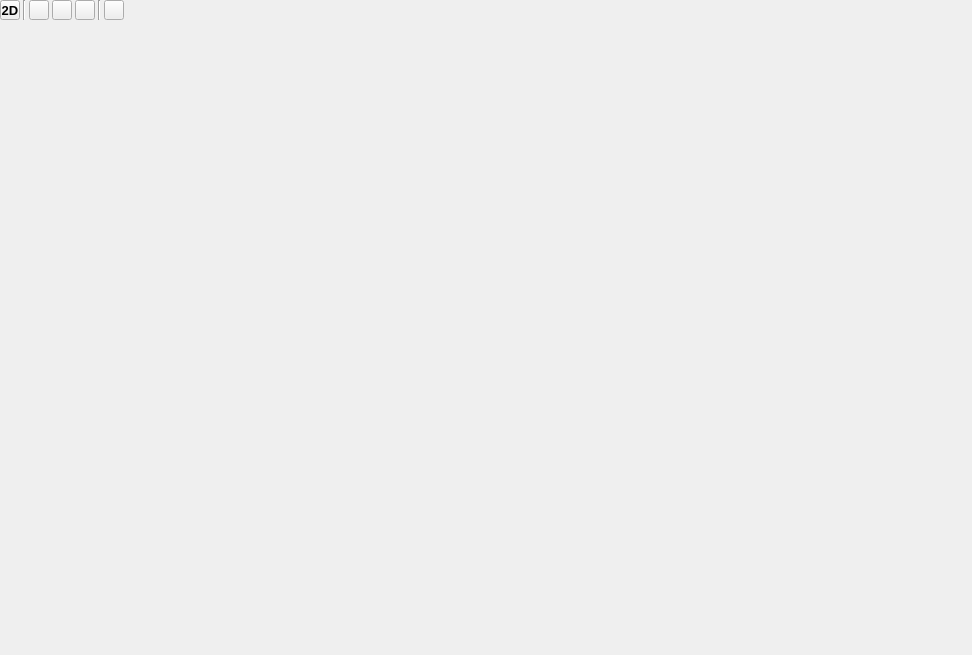
<?xml version="1.0" encoding="UTF-8"?>
<ui version="4.0">
 <class>EditSceneEditor</class>
 <widget class="QWidget" name="EditSceneEditor">
  <property name="geometry">
   <rect>
    <x>0</x>
    <y>0</y>
    <width>972</width>
    <height>655</height>
   </rect>
  </property>
  <property name="windowTitle">
   <string>EditScene</string>
  </property>
  <layout class="QVBoxLayout" name="verticalLayout">
   <property name="spacing">
    <number>0</number>
   </property>
   <property name="leftMargin">
    <number>0</number>
   </property>
   <property name="topMargin">
    <number>0</number>
   </property>
   <property name="rightMargin">
    <number>0</number>
   </property>
   <property name="bottomMargin">
    <number>0</number>
   </property>
   <item>
    <widget class="QWidget" name="title_bar" native="true">
     <property name="sizePolicy">
      <sizepolicy hsizetype="Preferred" vsizetype="Fixed">
       <horstretch>0</horstretch>
       <verstretch>0</verstretch>
      </sizepolicy>
     </property>
     <property name="minimumSize">
      <size>
       <width>0</width>
       <height>20</height>
      </size>
     </property>
     <property name="maximumSize">
      <size>
       <width>16777215</width>
       <height>20</height>
      </size>
     </property>
     <layout class="QHBoxLayout" name="horizontalLayout">
      <property name="spacing">
       <number>3</number>
      </property>
      <property name="leftMargin">
       <number>0</number>
      </property>
      <property name="topMargin">
       <number>0</number>
      </property>
      <property name="rightMargin">
       <number>0</number>
      </property>
      <property name="bottomMargin">
       <number>0</number>
      </property>
      <item>
       <widget class="QToolButton" name="d23">
        <property name="minimumSize">
         <size>
          <width>20</width>
          <height>20</height>
         </size>
        </property>
        <property name="maximumSize">
         <size>
          <width>20</width>
          <height>20</height>
         </size>
        </property>
        <property name="font">
         <font>
          <pointsize>10</pointsize>
          <weight>75</weight>
          <bold>true</bold>
         </font>
        </property>
        <property name="text">
         <string>2D</string>
        </property>
       </widget>
      </item>
      <item>
       <widget class="Line" name="line_2">
        <property name="orientation">
         <enum>Qt::Vertical</enum>
        </property>
       </widget>
      </item>
      <item>
       <widget class="QToolButton" name="move">
        <property name="minimumSize">
         <size>
          <width>20</width>
          <height>20</height>
         </size>
        </property>
        <property name="maximumSize">
         <size>
          <width>20</width>
          <height>20</height>
         </size>
        </property>
        <property name="text">
         <string/>
        </property>
        <property name="checkable">
         <bool>true</bool>
        </property>
        <property name="checked">
         <bool>false</bool>
        </property>
       </widget>
      </item>
      <item>
       <widget class="QToolButton" name="rotate">
        <property name="minimumSize">
         <size>
          <width>20</width>
          <height>20</height>
         </size>
        </property>
        <property name="maximumSize">
         <size>
          <width>20</width>
          <height>20</height>
         </size>
        </property>
        <property name="text">
         <string/>
        </property>
        <property name="checkable">
         <bool>true</bool>
        </property>
       </widget>
      </item>
      <item>
       <widget class="QToolButton" name="scale">
        <property name="minimumSize">
         <size>
          <width>20</width>
          <height>20</height>
         </size>
        </property>
        <property name="maximumSize">
         <size>
          <width>20</width>
          <height>20</height>
         </size>
        </property>
        <property name="text">
         <string/>
        </property>
        <property name="checkable">
         <bool>true</bool>
        </property>
       </widget>
      </item>
      <item>
       <widget class="Line" name="line">
        <property name="orientation">
         <enum>Qt::Vertical</enum>
        </property>
       </widget>
      </item>
      <item>
       <widget class="QToolButton" name="tools">
        <property name="minimumSize">
         <size>
          <width>20</width>
          <height>20</height>
         </size>
        </property>
        <property name="maximumSize">
         <size>
          <width>20</width>
          <height>20</height>
         </size>
        </property>
        <property name="text">
         <string/>
        </property>
       </widget>
      </item>
      <item>
       <spacer name="horizontalSpacer">
        <property name="orientation">
         <enum>Qt::Horizontal</enum>
        </property>
        <property name="sizeHint" stdset="0">
         <size>
          <width>528</width>
          <height>20</height>
         </size>
        </property>
       </spacer>
      </item>
     </layout>
    </widget>
   </item>
   <item>
    <widget class="XS::RenderWidget" name="display" native="true"/>
   </item>
  </layout>
 </widget>
 <customwidgets>
  <customwidget>
   <class>XS::RenderWidget</class>
   <extends>QWidget</extends>
   <header>Renderwidget.h</header>
   <container>1</container>
  </customwidget>
 </customwidgets>
 <resources/>
 <connections/>
</ui>
